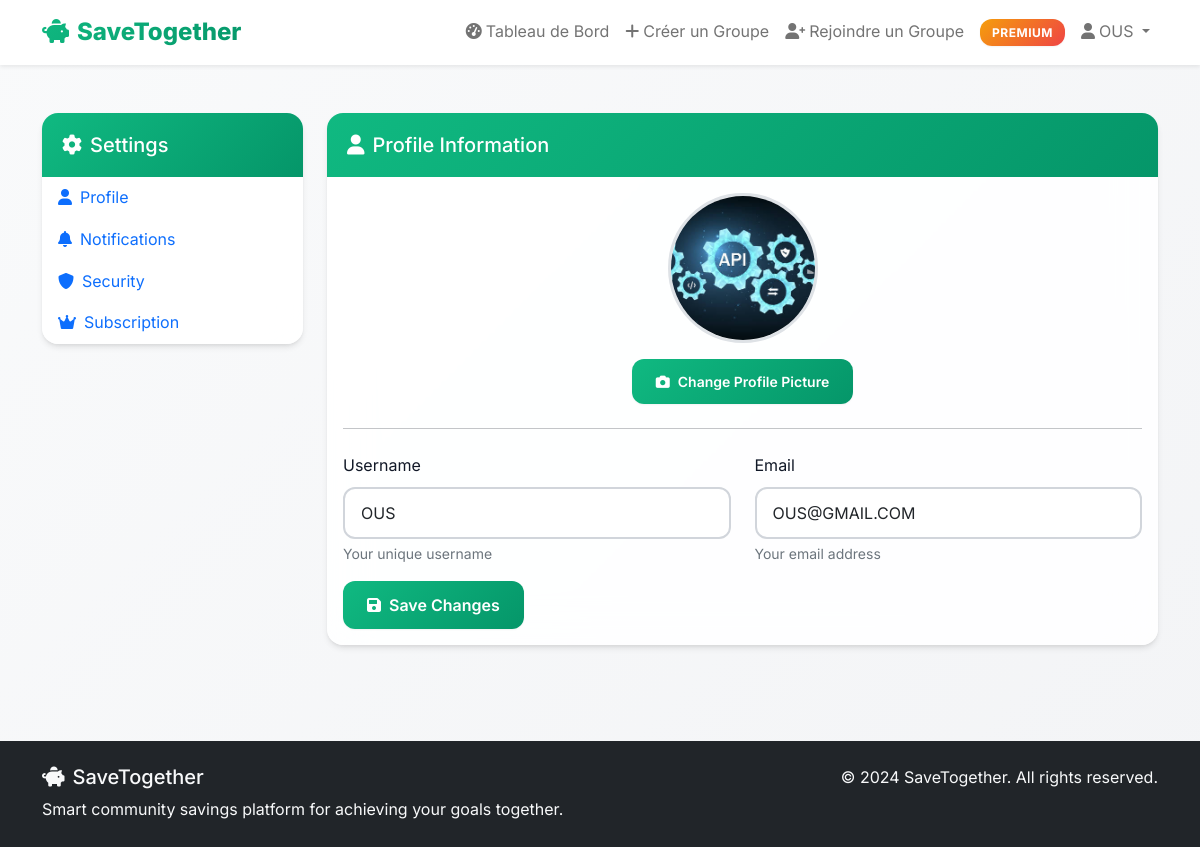
The app's page /settings (signed in), older data.
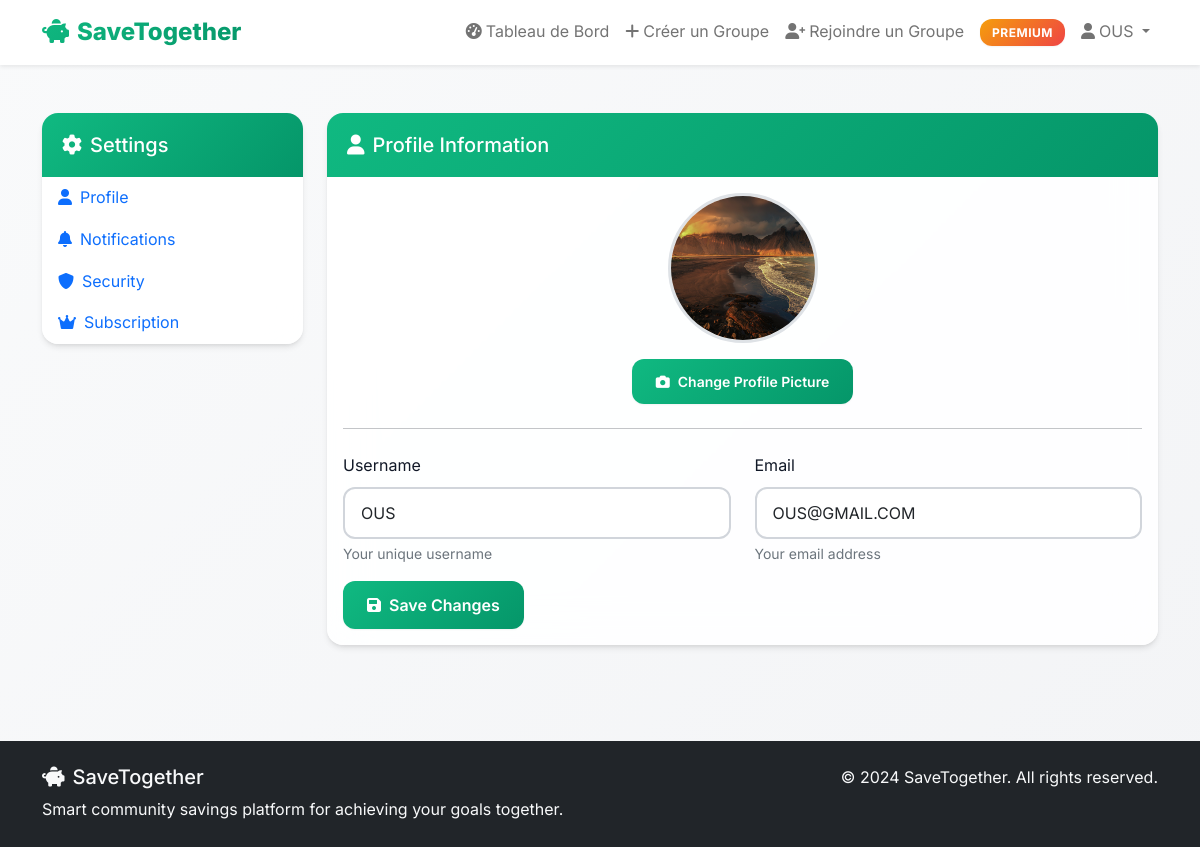
The same page, newer data.
### tables this page shows
CREATE TABLE users (
            id INTEGER PRIMARY KEY AUTOINCREMENT,
            username TEXT UNIQUE NOT NULL,
            email TEXT UNIQUE NOT NULL,
            password_hash TEXT NOT NULL,
            is_premium BOOLEAN DEFAULT FALSE,
            created_at TIMESTAMP DEFAULT CURRENT_TIMESTAMP
        , google_email TEXT, profile_picture TEXT);

### app.py (the view)
@app.route('/settings')
@login_required
def settings():
    return render_template('settings.html')

### app.py (called while the page is built)
@login_manager.user_loader
def load_user(user_id):
    conn = sqlite3.connect(DATABASE)
    conn.row_factory = sqlite3.Row
    cursor = conn.cursor()
    cursor.execute('SELECT id, username, email, is_premium, profile_picture FROM users WHERE id = ?', (user_id,))
    user_data = cursor.fetchone()
    conn.close()
    if user_data:
        return User(user_data['id'], user_data['username'], user_data['email'],
                   user_data['is_premium'], user_data['profile_picture'] if user_data['profile_picture'] else None)
    return None

### templates/settings.html (shortened to what the changed rows need)
{% extends "base.html" %}
{% block content %}
<div class="container py-5">
    <div class="row">
        <div class="col-lg-9">
            <div class="tab-content">
                <div class="tab-pane fade show active" id="profile">
                    <div class="card">
                        <div class="card-body">
                            <div class="text-center mb-4">
                                <div class="mb-3">
                                    {% if current_user.profile_picture %}
                                    <img src="{{ url_for('static', filename=current_user.profile_picture) }}"
                                         class="rounded-circle border border-3"
                                         style="width: 150px; height: 150px; object-fit: cover;"
                                         id="profilePicPreview"
                                         alt="Profile Picture">
                                    {% else %}
                                    <div class="rounded-circle border border-3 bg-primary text-white d-inline-flex align-items-center justify-content-center"
                                         style="width: 150px; height: 150px; font-size: 4rem;"
                                         id="profilePicPlaceholder">
                                        <i class="fas fa-user"></i>
                                    </div>
                                    {% endif %}
                                </div>
                            </div>
                            <form action="{{ url_for('update_profile') }}" method="POST">
                                <div class="row">
                                    <div class="col-md-6">
                                        <div class="mb-3">
                                            <label for="username" class="form-label">Username</label>
                                            <input type="text" class="form-control" id="username" name="username" value="{{ current_user.username }}" required>
                                            <div class="form-text">Your unique username</div>
                                        </div>
                                    </div>
                                    <div class="col-md-6">
                                        <div class="mb-3">
                                            <label for="email" class="form-label">Email</label>
                                            <input type="email" class="form-control" id="email" name="email" value="{{ current_user.email }}" required>
                                            <div class="form-text">Your email address</div>
                                        </div>
                                    </div>
                                </div>
                            </form>
                        </div>
                    </div>
                </div>
            </div>
        </div>
    </div>
</div>
{% endblock %}

### templates/base.html (shortened to what this page needs)
<!DOCTYPE html>
<html lang="en">
<head>
    <link href="https://cdn.jsdelivr.net/npm/bootstrap@5.1.3/dist/css/bootstrap.min.css" rel="stylesheet">
    <link href="https://cdnjs.cloudflare.com/ajax/libs/font-awesome/6.0.0/css/all.min.css" rel="stylesheet">
</head>
<body>
    <nav class="navbar navbar-expand-lg navbar-light bg-white shadow-sm">
        <div class="container">
            <a class="navbar-brand" href="{{ url_for('index') }}">
                <i class="fas fa-piggy-bank me-2"></i>SaveTogether
            </a>
            <div class="collapse navbar-collapse" id="navbarNav">
                <ul class="navbar-nav ms-auto">
                    {% if current_user.is_authenticated %}
                        <li class="nav-item">
                            <a class="nav-link" href="{{ url_for('dashboard') }}">
                                <i class="fas fa-tachometer-alt me-1"></i>Tableau de Bord
                            </a>
                        </li>
                        <li class="nav-item">
                            <a class="nav-link" href="{{ url_for('create_group') }}">
                                <i class="fas fa-plus me-1"></i>Créer un Groupe
                            </a>
                        </li>
                        <li class="nav-item">
                            <a class="nav-link" href="{{ url_for('join_group') }}">
                                <i class="fas fa-user-plus me-1"></i>Rejoindre un Groupe
                            </a>
                        </li>
                        {% if not current_user.is_premium %}
                        <li class="nav-item">
                            <a class="nav-link" href="{{ url_for('pricing') }}">
                                <span class="premium-badge">Premium</span>
                            </a>
                        </li>
                        {% endif %}
                        <li class="nav-item dropdown">
                            <a class="nav-link dropdown-toggle position-relative" href="#" id="navbarDropdown" role="button" data-bs-toggle="dropdown">
                                <i class="fas fa-user me-1"></i>{{ current_user.username }}
                            </a>
                        </li>
                    {% endif %}
                </ul>
            </div>
        </div>
    </nav>
    <main>
        {% block content %}{% endblock %}
    </main>
    <footer class="bg-dark text-light py-4 mt-5">
        <div class="container">
            <div class="row">
                <div class="col-md-6">
                    <h5><i class="fas fa-piggy-bank me-2"></i>SaveTogether</h5>
                    <p class="mb-0">Smart community savings platform for achieving your goals together.</p>
                </div>
                <div class="col-md-6 text-md-end">
                    <p class="mb-0">&copy; 2024 SaveTogether. All rights reserved.</p>
                </div>
            </div>
        </div>
    </footer>
</body>
</html>

Row changes from the older to the newer data that the page shows:
changed users "OUS": profile_picture: a different picture
